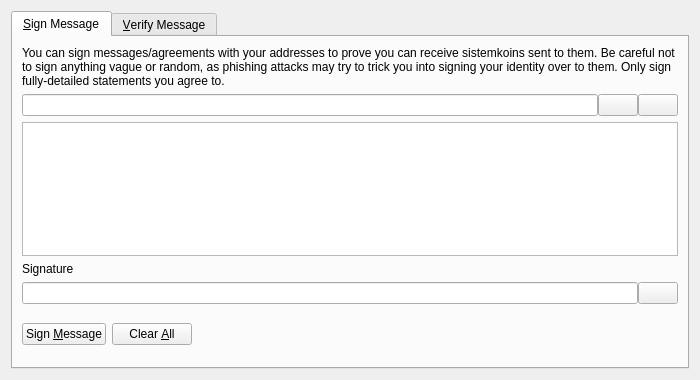
<?xml version="1.0" encoding="UTF-8"?>
<ui version="4.0">
 <class>SignVerifyMessageDialog</class>
 <widget class="QDialog" name="SignVerifyMessageDialog">
  <property name="geometry">
   <rect>
    <x>0</x>
    <y>0</y>
    <width>700</width>
    <height>380</height>
   </rect>
  </property>
  <property name="windowTitle">
   <string>Signatures - Sign / Verify a Message</string>
  </property>
  <property name="modal">
   <bool>true</bool>
  </property>
  <layout class="QVBoxLayout" name="verticalLayout">
   <item>
    <widget class="QTabWidget" name="tabWidget">
     <property name="currentIndex">
      <number>0</number>
     </property>
     <widget class="QWidget" name="tabSignMessage">
      <attribute name="title">
       <string>&amp;Sign Message</string>
      </attribute>
      <layout class="QVBoxLayout" name="verticalLayout_SM">
       <item>
        <widget class="QLabel" name="infoLabel_SM">
         <property name="text">
          <string>You can sign messages/agreements with your addresses to prove you can receive sistemkoins sent to them. Be careful not to sign anything vague or random, as phishing attacks may try to trick you into signing your identity over to them. Only sign fully-detailed statements you agree to.</string>
         </property>
         <property name="textFormat">
          <enum>Qt::PlainText</enum>
         </property>
         <property name="wordWrap">
          <bool>true</bool>
         </property>
        </widget>
       </item>
       <item>
        <layout class="QHBoxLayout" name="horizontalLayout_1_SM">
         <property name="spacing">
          <number>0</number>
         </property>
         <item>
          <widget class="QValidatedLineEdit" name="addressIn_SM">
           <property name="toolTip">
            <string>The Sistemkoin address to sign the message with</string>
           </property>
          </widget>
         </item>
         <item>
          <widget class="QPushButton" name="addressBookButton_SM">
           <property name="toolTip">
            <string>Choose previously used address</string>
           </property>
           <property name="text">
            <string/>
           </property>
           <property name="icon">
            <iconset resource="../bitcoin.qrc">
             <normaloff>:/icons/address-book</normaloff>:/icons/address-book</iconset>
           </property>
           <property name="shortcut">
            <string>Alt+A</string>
           </property>
           <property name="autoDefault">
            <bool>false</bool>
           </property>
          </widget>
         </item>
         <item>
          <widget class="QPushButton" name="pasteButton_SM">
           <property name="toolTip">
            <string>Paste address from clipboard</string>
           </property>
           <property name="text">
            <string/>
           </property>
           <property name="icon">
            <iconset resource="../bitcoin.qrc">
             <normaloff>:/icons/editpaste</normaloff>:/icons/editpaste</iconset>
           </property>
           <property name="shortcut">
            <string>Alt+P</string>
           </property>
           <property name="autoDefault">
            <bool>false</bool>
           </property>
          </widget>
         </item>
        </layout>
       </item>
       <item>
        <widget class="QPlainTextEdit" name="messageIn_SM">
         <property name="toolTip">
          <string>Enter the message you want to sign here</string>
         </property>
        </widget>
       </item>
       <item>
        <widget class="QLabel" name="signatureLabel_SM">
         <property name="text">
          <string>Signature</string>
         </property>
         <property name="textFormat">
          <enum>Qt::PlainText</enum>
         </property>
        </widget>
       </item>
       <item>
        <layout class="QHBoxLayout" name="horizontalLayout_2_SM">
         <property name="spacing">
          <number>0</number>
         </property>
         <item>
          <widget class="QLineEdit" name="signatureOut_SM">
           <property name="font">
            <font>
             <italic>true</italic>
            </font>
           </property>
           <property name="readOnly">
            <bool>true</bool>
           </property>
          </widget>
         </item>
         <item>
          <widget class="QPushButton" name="copySignatureButton_SM">
           <property name="toolTip">
            <string>Copy the current signature to the system clipboard</string>
           </property>
           <property name="text">
            <string/>
           </property>
           <property name="icon">
            <iconset resource="../bitcoin.qrc">
             <normaloff>:/icons/editcopy</normaloff>:/icons/editcopy</iconset>
           </property>
           <property name="autoDefault">
            <bool>false</bool>
           </property>
          </widget>
         </item>
        </layout>
       </item>
       <item>
        <layout class="QHBoxLayout" name="horizontalLayout_3_SM">
         <item>
          <widget class="QPushButton" name="signMessageButton_SM">
           <property name="toolTip">
            <string>Sign the message to prove you own this Sistemkoin address</string>
           </property>
           <property name="text">
            <string>Sign &amp;Message</string>
           </property>
           <property name="icon">
            <iconset resource="../bitcoin.qrc">
             <normaloff>:/icons/edit</normaloff>:/icons/edit</iconset>
           </property>
           <property name="autoDefault">
            <bool>false</bool>
           </property>
          </widget>
         </item>
         <item>
          <widget class="QPushButton" name="clearButton_SM">
           <property name="toolTip">
            <string>Reset all sign message fields</string>
           </property>
           <property name="text">
            <string>Clear &amp;All</string>
           </property>
           <property name="icon">
            <iconset resource="../bitcoin.qrc">
             <normaloff>:/icons/remove</normaloff>:/icons/remove</iconset>
           </property>
           <property name="autoDefault">
            <bool>false</bool>
           </property>
          </widget>
         </item>
         <item>
          <spacer name="horizontalSpacer_1_SM">
           <property name="orientation">
            <enum>Qt::Horizontal</enum>
           </property>
           <property name="sizeHint" stdset="0">
            <size>
             <width>40</width>
             <height>48</height>
            </size>
           </property>
          </spacer>
         </item>
         <item>
          <widget class="QLabel" name="statusLabel_SM">
           <property name="font">
            <font>
             <weight>75</weight>
             <bold>true</bold>
            </font>
           </property>
           <property name="text">
            <string/>
           </property>
           <property name="wordWrap">
            <bool>true</bool>
           </property>
          </widget>
         </item>
         <item>
          <spacer name="horizontalSpacer_2_SM">
           <property name="orientation">
            <enum>Qt::Horizontal</enum>
           </property>
           <property name="sizeHint" stdset="0">
            <size>
             <width>40</width>
             <height>48</height>
            </size>
           </property>
          </spacer>
         </item>
        </layout>
       </item>
      </layout>
     </widget>
     <widget class="QWidget" name="tabVerifyMessage">
      <attribute name="title">
       <string>&amp;Verify Message</string>
      </attribute>
      <layout class="QVBoxLayout" name="verticalLayout_VM">
       <item>
        <widget class="QLabel" name="infoLabel_VM">
         <property name="text">
          <string>Enter the receiver's address, message (ensure you copy line breaks, spaces, tabs, etc. exactly) and signature below to verify the message. Be careful not to read more into the signature than what is in the signed message itself, to avoid being tricked by a man-in-the-middle attack. Note that this only proves the signing party receives with the address, it cannot prove sendership of any transaction!</string>
         </property>
         <property name="textFormat">
          <enum>Qt::PlainText</enum>
         </property>
         <property name="alignment">
          <set>Qt::AlignLeading|Qt::AlignLeft|Qt::AlignTop</set>
         </property>
         <property name="wordWrap">
          <bool>true</bool>
         </property>
        </widget>
       </item>
       <item>
        <layout class="QHBoxLayout" name="horizontalLayout_1_VM">
         <property name="spacing">
          <number>0</number>
         </property>
         <item>
          <widget class="QValidatedLineEdit" name="addressIn_VM">
           <property name="toolTip">
            <string>The Sistemkoin address the message was signed with</string>
           </property>
          </widget>
         </item>
         <item>
          <widget class="QPushButton" name="addressBookButton_VM">
           <property name="toolTip">
            <string>Choose previously used address</string>
           </property>
           <property name="text">
            <string/>
           </property>
           <property name="icon">
            <iconset resource="../bitcoin.qrc">
             <normaloff>:/icons/address-book</normaloff>:/icons/address-book</iconset>
           </property>
           <property name="shortcut">
            <string>Alt+A</string>
           </property>
           <property name="autoDefault">
            <bool>false</bool>
           </property>
          </widget>
         </item>
        </layout>
       </item>
       <item>
        <widget class="QPlainTextEdit" name="messageIn_VM"/>
       </item>
       <item>
        <widget class="QValidatedLineEdit" name="signatureIn_VM"/>
       </item>
       <item>
        <layout class="QHBoxLayout" name="horizontalLayout_2_VM">
         <item>
          <widget class="QPushButton" name="verifyMessageButton_VM">
           <property name="toolTip">
            <string>Verify the message to ensure it was signed with the specified Sistemkoin address</string>
           </property>
           <property name="text">
            <string>Verify &amp;Message</string>
           </property>
           <property name="icon">
            <iconset resource="../bitcoin.qrc">
             <normaloff>:/icons/transaction_0</normaloff>:/icons/transaction_0</iconset>
           </property>
           <property name="autoDefault">
            <bool>false</bool>
           </property>
          </widget>
         </item>
         <item>
          <widget class="QPushButton" name="clearButton_VM">
           <property name="toolTip">
            <string>Reset all verify message fields</string>
           </property>
           <property name="text">
            <string>Clear &amp;All</string>
           </property>
           <property name="icon">
            <iconset resource="../bitcoin.qrc">
             <normaloff>:/icons/remove</normaloff>:/icons/remove</iconset>
           </property>
           <property name="autoDefault">
            <bool>false</bool>
           </property>
          </widget>
         </item>
         <item>
          <spacer name="horizontalSpacer_1_VM">
           <property name="orientation">
            <enum>Qt::Horizontal</enum>
           </property>
           <property name="sizeHint" stdset="0">
            <size>
             <width>40</width>
             <height>48</height>
            </size>
           </property>
          </spacer>
         </item>
         <item>
          <widget class="QLabel" name="statusLabel_VM">
           <property name="font">
            <font>
             <weight>75</weight>
             <bold>true</bold>
            </font>
           </property>
           <property name="text">
            <string/>
           </property>
           <property name="wordWrap">
            <bool>true</bool>
           </property>
          </widget>
         </item>
         <item>
          <spacer name="horizontalSpacer_2_VM">
           <property name="orientation">
            <enum>Qt::Horizontal</enum>
           </property>
           <property name="sizeHint" stdset="0">
            <size>
             <width>40</width>
             <height>48</height>
            </size>
           </property>
          </spacer>
         </item>
        </layout>
       </item>
      </layout>
     </widget>
    </widget>
   </item>
  </layout>
 </widget>
 <customwidgets>
  <customwidget>
   <class>QValidatedLineEdit</class>
   <extends>QLineEdit</extends>
   <header>qt/qvalidatedlineedit.h</header>
  </customwidget>
 </customwidgets>
 <resources>
  <include location="../bitcoin.qrc"/>
 </resources>
 <connections/>
</ui>
